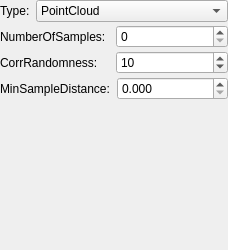
                 <widget class="QWidget" name="scrollAreaWidgetContents_2">
                  <property name="geometry">
                   <rect>
                    <x>0</x>
                    <y>0</y>
                    <width>228</width>
                    <height>250</height>
                   </rect>
                  </property>
                  <layout class="QVBoxLayout" name="verticalLayout_27">
                   <property name="spacing">
                    <number>3</number>
                   </property>
                   <property name="leftMargin">
                    <number>0</number>
                   </property>
                   <property name="topMargin">
                    <number>0</number>
                   </property>
                   <property name="rightMargin">
                    <number>0</number>
                   </property>
                   <property name="bottomMargin">
                    <number>0</number>
                   </property>
                   <item>
                    <layout class="QHBoxLayout" name="horizontalLayout_56">
                     <item>
                      <widget class="QLabel" name="label_53">
                       <property name="text">
                        <string>Type: </string>
                       </property>
                      </widget>
                     </item>
                     <item>
                      <widget class="QComboBox" name="cbox_feature2">
                       <property name="sizePolicy">
                        <sizepolicy hsizetype="Expanding" vsizetype="Fixed">
                         <horstretch>0</horstretch>
                         <verstretch>0</verstretch>
                        </sizepolicy>
                       </property>
                       <item>
                        <property name="text">
                         <string>PointCloud</string>
                        </property>
                       </item>
                       <item>
                        <property name="text">
                         <string>PFHFeature</string>
                        </property>
                       </item>
                       <item>
                        <property name="text">
                         <string>FPFHFeature</string>
                        </property>
                       </item>
                       <item>
                        <property name="text">
                         <string>SHOTFeature</string>
                        </property>
                       </item>
                      </widget>
                     </item>
                    </layout>
                   </item>
                   <item>
                    <layout class="QHBoxLayout" name="horizontalLayout_30">
                     <item>
                      <widget class="QLabel" name="label_28">
                       <property name="text">
                        <string>NumberOfSamples: </string>
                       </property>
                      </widget>
                     </item>
                     <item>
                      <widget class="QSpinBox" name="spin_nr_samples"/>
                     </item>
                    </layout>
                   </item>
                   <item>
                    <layout class="QHBoxLayout" name="horizontalLayout_31">
                     <item>
                      <widget class="QLabel" name="label_29">
                       <property name="text">
                        <string>CorrRandomness: </string>
                       </property>
                      </widget>
                     </item>
                     <item>
                      <widget class="QSpinBox" name="spin_k2">
                       <property name="sizePolicy">
                        <sizepolicy hsizetype="Ignored" vsizetype="Fixed">
                         <horstretch>0</horstretch>
                         <verstretch>0</verstretch>
                        </sizepolicy>
                       </property>
                       <property name="suffix">
                        <string/>
                       </property>
                       <property name="prefix">
                        <string/>
                       </property>
                       <property name="maximum">
                        <number>99999</number>
                       </property>
                       <property name="value">
                        <number>10</number>
                       </property>
                      </widget>
                     </item>
                    </layout>
                   </item>
                   <item>
                    <layout class="QHBoxLayout" name="horizontalLayout_32">
                     <item>
                      <widget class="QLabel" name="label_30">
                       <property name="text">
                        <string>MinSampleDistance: </string>
                       </property>
                      </widget>
                     </item>
                     <item>
                      <widget class="QDoubleSpinBox" name="dspin_min_sample_distance">
                       <property name="sizePolicy">
                        <sizepolicy hsizetype="Ignored" vsizetype="Fixed">
                         <horstretch>0</horstretch>
                         <verstretch>0</verstretch>
                        </sizepolicy>
                       </property>
                       <property name="prefix">
                        <string/>
                       </property>
                       <property name="decimals">
                        <number>3</number>
                       </property>
                       <property name="maximum">
                        <double>99999.000000000000000</double>
                       </property>
                      </widget>
                     </item>
                    </layout>
                   </item>
                   <item>
                    <spacer name="verticalSpacer_3">
                     <property name="orientation">
                      <enum>Qt::Vertical</enum>
                     </property>
                     <property name="sizeHint" stdset="0">
                      <size>
                       <width>20</width>
                       <height>40</height>
                      </size>
                     </property>
                    </spacer>
                   </item>
                  </layout>
                 </widget>
